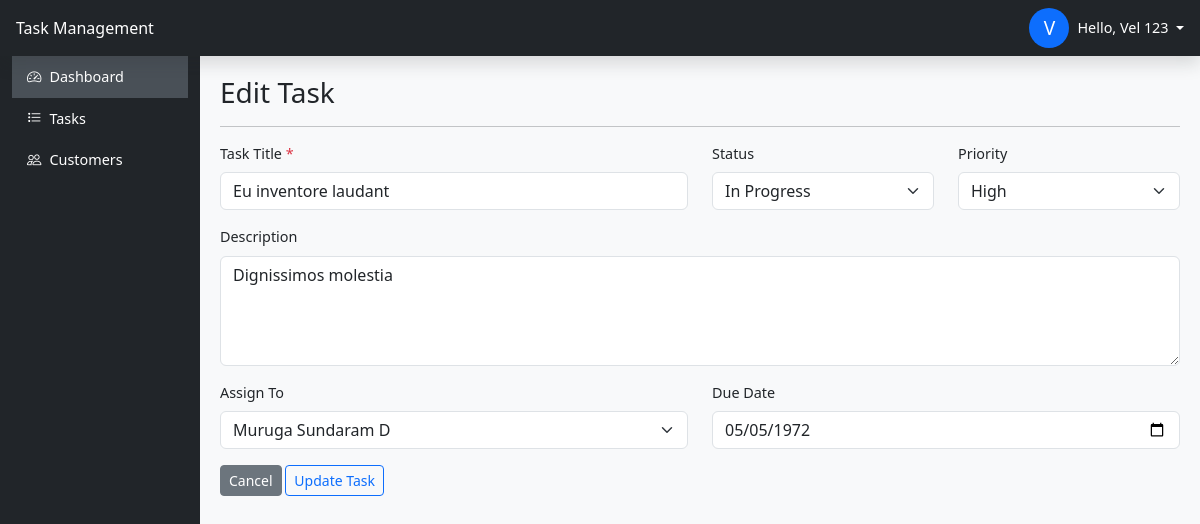
Screenshot of /admin/tasks/AddEditTask.php?id=13 (signed in) with the database file from the repository.
### tables this page shows
CREATE TABLE `tasks` (
  `id` int(11) NOT NULL,
  `title` varchar(255) NOT NULL,
  `description` text DEFAULT NULL,
  `assigned_to` int(11) DEFAULT NULL,
  `status` enum('Pending','In Progress','Completed','On Hold','Cancelled') DEFAULT 'Pending',
  `priority` enum('Low','Medium','High','Critical') DEFAULT 'Medium',
  `due_date` date DEFAULT NULL,
  `created_at` timestamp NULL DEFAULT current_timestamp(),
  `updated_at` timestamp NULL DEFAULT current_timestamp() ON UPDATE current_timestamp()
);

CREATE TABLE `users` (
  `id` int(11) NOT NULL,
  `first_name` varchar(50) DEFAULT NULL,
  `last_name` varchar(50) DEFAULT NULL,
  `email` varchar(100) NOT NULL,
  `password` varchar(255) NOT NULL,
  `role` enum('Admin','User') DEFAULT 'User',
  `status` enum('Active','Inactive') DEFAULT 'Active',
  `reset_password_token` varchar(255) DEFAULT NULL,
  `created_at` timestamp NULL DEFAULT current_timestamp(),
  `updated_at` timestamp NULL DEFAULT current_timestamp() ON UPDATE current_timestamp()
);

### admin/tasks/AddEditTask.php (the view, shortened to what this page needs)
<?php
include "../../header.php";
include "../../sidebar.php";
$id = isset($_GET['id']) ? $_GET['id'] : null;
$users = $conn->query("select * from users where status = 'Active'");
$title = $description = $dueDate = $assignedTo = '';
$status = 'Pending';
$priority = 'Medium';
if (!empty($id)) {
    $result = $conn->query("select * from tasks where id = '$id'");
    $task = $result->fetch_assoc();
    $title = trim($task['title']);
    $status = trim($task['status']);
    $priority = trim($task['priority']);
    $description = trim($task['description']);
    $assignedTo = intval($task['assigned_to']);
    $dueDate = $task['due_date'];
}
?>
<h3><?php echo $id ? "Edit" : "New"; ?>&nbsp;Task</h3>
<hr>
<form method="POST" class="mb-5" action="">
    <div class="row mb-3">
        <div class="col-md-6">
            <label for="title" class="form-label">Task Title&nbsp;<span class="text-danger">*</span></label>
            <input type="text" class="form-control" id="title" name="title" placeholder="Enter task title" value="<?= $title ?>" required>
        </div>
        <div class="col-md-3">
            <label for="status" class="form-label">Status</label>
            <select class="form-select" id="status" name="status" required>
                <?php foreach (['Pending', 'In Progress', 'Completed', 'On Hold', 'Cancelled'] as $val) : ?>
                    <option value="<?= $val ?>" <?= $val === $status ? 'selected' : '' ?>><?= $val ?></option>
                <?php endforeach; ?>
            </select>
        </div>
        <div class="col-md-3">
            <label for="priority" class="form-label">Priority</label>
            <select class="form-select" id="priority" name="priority" required>
                <?php foreach (['Low', 'Medium', 'High', 'Critical'] as $val) : ?>
                    <option value=<?= $val ?> <?= $val === $priority ? 'selected' : '' ?>><?= $val ?></option>
                <?php endforeach; ?>
            </select>
        </div>
    </div>
    <div class="mb-3">
        <label for="description" class="form-label">Description</label>
        <textarea class="form-control" id="description" name="description" rows="4" placeholder="Enter task description"><?= $description ?></textarea>
    </div>
    <div class="row mb-3">
        <div class="col-md-6">
            <label for="assignedTo" class="form-label">Assign To</label>
            <select class="form-select" id="assignedTo" name="assignedTo" required>
                <?php if ($users->num_rows > 0): ?>
                    <?php while ($row = $users->fetch_assoc()): ?>
                        <option value=<?= $row['id'] ?> <?php echo $row['id'] == $assignedTo ? 'selected' : "" ?>><?= $row['first_name'] . ' ' . $row['last_name'] ?></option>
                    <?php endwhile; ?>
                <?php else: ?>
                    <option value="">No customers found.</option>
                <?php endif; ?>
            </select>
        </div>
        <div class="col-md-6">
            <label for="dueDate" class="form-label">Due Date</label>
            <input type="date" class="form-control" id="dueDate" name="dueDate" value=<?= $dueDate ?> required>
        </div>
    </div>
    <a href="list.php" class="btn btn-secondary btn-sm">Cancel</a>
    <button type="submit" class="btn btn-outline-primary btn-sm"><?= $id ? 'Update' : 'Submit' ?> Task</button>
</form>
<?php include "../../footer.php"; ?>

### styles.css (style rules this page uses)
body { font-size: 0.9rem; }

### rows the page displays
tasks: title "Eu inventore laudant", status "In Progress", priority "High", description "Dignissimos molestia", assignedTo "Muruga Sundaram D", dueDate "05/05/1972"

### other values shown
$userName[0] "V"
$userName "Vel 123"
